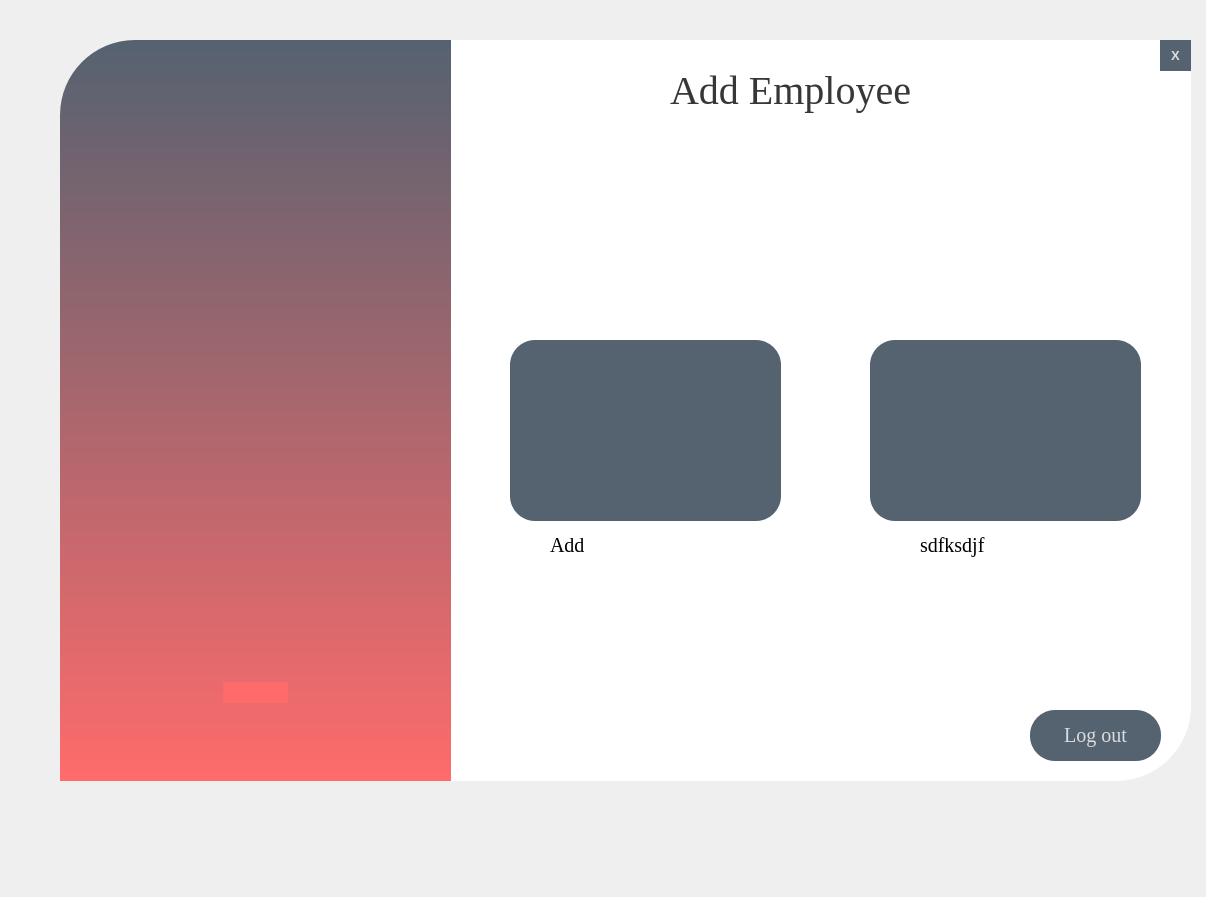
<?xml version="1.0" encoding="UTF-8"?>
<ui version="4.0">
 <class>Form</class>
 <widget class="QWidget" name="Form">
  <property name="geometry">
   <rect>
    <x>0</x>
    <y>0</y>
    <width>1206</width>
    <height>897</height>
   </rect>
  </property>
  <property name="windowTitle">
   <string>Form</string>
  </property>
  <property name="styleSheet">
   <string notr="true">QPushButton{
background-color:rgba(85,98,112,255);
color:rgba(255,255,255,200);
border-radius:25px

}

QPushButton:hover{
background-color:rgba(255,107,107,255);

}

QPushButton:pressed{
padding-left:5px;
padding-top:5px;
background-color:rgba(255,107,107,255):
backgound-position:calc(100% -10px)center:
}

</string>
  </property>
  <widget class="QLabel" name="label">
   <property name="geometry">
    <rect>
     <x>60</x>
     <y>40</y>
     <width>1131</width>
     <height>741</height>
    </rect>
   </property>
   <property name="styleSheet">
    <string notr="true">background-color:rgba(255,255,255,255);
border-bottom-right-radius:75px;
border-top-left-radius:75px;</string>
   </property>
   <property name="text">
    <string/>
   </property>
  </widget>
  <widget class="QLabel" name="label_2">
   <property name="geometry">
    <rect>
     <x>60</x>
     <y>40</y>
     <width>391</width>
     <height>741</height>
    </rect>
   </property>
   <property name="styleSheet">
    <string notr="true">background-color: qlineargradient(spread:pad, x1:0, y1:0, x2:0, y2:1, stop:0 rgba(85, 98,112, 255), stop:1 rgba(255, 107, 107, 255));
border-top-left-radius:75px;</string>
   </property>
   <property name="text">
    <string/>
   </property>
  </widget>
  <widget class="QPushButton" name="manageEmp">
   <property name="geometry">
    <rect>
     <x>510</x>
     <y>340</y>
     <width>271</width>
     <height>181</height>
    </rect>
   </property>
   <property name="font">
    <font>
     <family>Times New Roman</family>
     <pointsize>15</pointsize>
     <weight>50</weight>
     <bold>false</bold>
    </font>
   </property>
   <property name="cursor">
    <cursorShape>PointingHandCursor</cursorShape>
   </property>
   <property name="layoutDirection">
    <enum>Qt::RightToLeft</enum>
   </property>
   <property name="styleSheet">
    <string notr="true">image: url(:/images/employees.png);

</string>
   </property>
   <property name="text">
    <string/>
   </property>
  </widget>
  <widget class="QPushButton" name="manageSupp">
   <property name="geometry">
    <rect>
     <x>870</x>
     <y>340</y>
     <width>271</width>
     <height>181</height>
    </rect>
   </property>
   <property name="font">
    <font>
     <family>Times New Roman</family>
     <pointsize>15</pointsize>
     <weight>50</weight>
     <bold>false</bold>
    </font>
   </property>
   <property name="cursor">
    <cursorShape>PointingHandCursor</cursorShape>
   </property>
   <property name="styleSheet">
    <string notr="true">image: url(:/images/supplier.png);</string>
   </property>
   <property name="text">
    <string/>
   </property>
  </widget>
  <widget class="QLabel" name="label_4">
   <property name="geometry">
    <rect>
     <x>60</x>
     <y>430</y>
     <width>391</width>
     <height>461</height>
    </rect>
   </property>
   <property name="font">
    <font>
     <family>Mountain</family>
     <pointsize>210</pointsize>
    </font>
   </property>
   <property name="layoutDirection">
    <enum>Qt::LeftToRight</enum>
   </property>
   <property name="styleSheet">
    <string notr="true">color:rgba(255,107,107,255);</string>
   </property>
   <property name="text">
    <string>-</string>
   </property>
   <property name="alignment">
    <set>Qt::AlignCenter</set>
   </property>
  </widget>
  <widget class="QPushButton" name="pushButton_3">
   <property name="geometry">
    <rect>
     <x>1160</x>
     <y>40</y>
     <width>31</width>
     <height>31</height>
    </rect>
   </property>
   <property name="font">
    <font>
     <pointsize>10</pointsize>
     <weight>75</weight>
     <bold>true</bold>
    </font>
   </property>
   <property name="cursor">
    <cursorShape>PointingHandCursor</cursorShape>
   </property>
   <property name="text">
    <string>X</string>
   </property>
  </widget>
  <widget class="QLabel" name="label_3">
   <property name="geometry">
    <rect>
     <x>670</x>
     <y>50</y>
     <width>321</width>
     <height>81</height>
    </rect>
   </property>
   <property name="font">
    <font>
     <family>Times New Roman</family>
     <pointsize>30</pointsize>
     <weight>50</weight>
     <bold>false</bold>
    </font>
   </property>
   <property name="styleSheet">
    <string notr="true">color:rgba(0,0,0,200);</string>
   </property>
   <property name="text">
    <string>Add Employee</string>
   </property>
  </widget>
  <widget class="QLabel" name="label_6">
   <property name="geometry">
    <rect>
     <x>550</x>
     <y>530</y>
     <width>201</width>
     <height>31</height>
    </rect>
   </property>
   <property name="font">
    <font>
     <family>Times New Roman</family>
     <pointsize>15</pointsize>
    </font>
   </property>
   <property name="text">
    <string>Add</string>
   </property>
  </widget>
  <widget class="QLabel" name="label_7">
   <property name="geometry">
    <rect>
     <x>920</x>
     <y>530</y>
     <width>191</width>
     <height>31</height>
    </rect>
   </property>
   <property name="font">
    <font>
     <family>Times New Roman</family>
     <pointsize>15</pointsize>
    </font>
   </property>
   <property name="styleSheet">
    <string notr="true"/>
   </property>
   <property name="text">
    <string>sdfksdjf</string>
   </property>
  </widget>
  <widget class="QPushButton" name="logout">
   <property name="geometry">
    <rect>
     <x>1030</x>
     <y>710</y>
     <width>131</width>
     <height>51</height>
    </rect>
   </property>
   <property name="font">
    <font>
     <family>Times New Roman</family>
     <pointsize>15</pointsize>
    </font>
   </property>
   <property name="cursor">
    <cursorShape>PointingHandCursor</cursorShape>
   </property>
   <property name="text">
    <string>Log out</string>
   </property>
  </widget>
 </widget>
 <resources>
  <include location="res.qrc"/>
 </resources>
 <connections/>
</ui>
